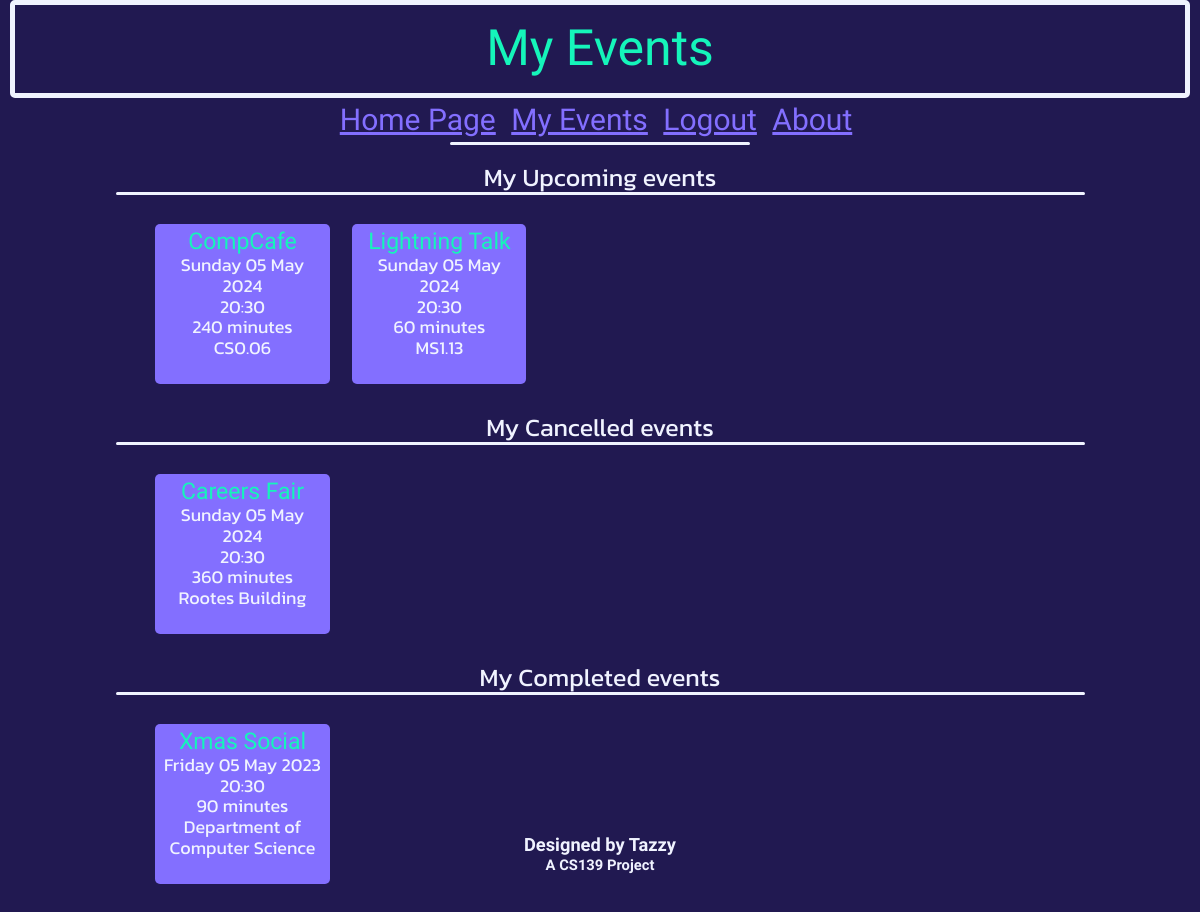
/myEvents (signed in), run on the app's committed database.
### db_definition.py (models this page shows, shortened)
class Event(db.Model):
    __tablename__ = "events"
    event_id = db.Column(db.Integer, primary_key = True)
    name = db.Column(db.String(20))
    dateTime = db.Column(db.DateTime)
    duration = db.Column(db.Integer) # Minutes
    capacity = db.Column(db.Integer)
    ticketsSold = db.Column(db.Integer)
    location = db.Column(db.String(50))

### eventbyte.py (the view)
@app.route('/myEvents')
def myEvents():
    if not current_user.is_authenticated:
        return redirect('/')
    updateTickets()
    completedEvents = db.session.query(Event).join(Ticket, Event.event_id == Ticket.event_id).where(Ticket.user_id == current_user.user_id).where(Ticket.status == "Completed")
    cancelledEvents = db.session.query(Event).join(Ticket, Event.event_id == Ticket.event_id).where(Ticket.user_id == current_user.user_id).where(Ticket.status == "Cancelled")
    upcomingEvents = db.session.query(Event).join(Ticket, Event.event_id == Ticket.event_id).where(Ticket.user_id == current_user.user_id).where(Ticket.status == "Upcoming")
    return render_template('boughtEventsView.html', completedEvents=completedEvents, cancelledEvents=cancelledEvents, upcomingEvents=upcomingEvents, currTime = datetime.datetime(datetime.MINYEAR, 1, 1))

### eventbyte.py (called while the page is built)
@loginManager.user_loader
def loadUser(user_id):
    return User.query.get(int(user_id))

def updateTickets():
    events = Event.query.all()
    for event in events:
        ticketNum = db.session.query(Ticket).where(Ticket.event_id == event.event_id, Ticket.status == "Upcoming").count()
        event.ticketsSold = ticketNum
        if event.dateTime <= datetime.datetime.now():
            tickets = db.session.query(Ticket).where(Ticket.event_id == event.event_id)
            for ticket in tickets:
                ticket.status = "Completed"
    db.session.commit()

### templates/boughtEventsView.html
{% extends "base.html" %}
{% block heading %}
    <div class="title subtitle">
        My Events
    </div>
{% endblock %}
{% block content %}
    <br>
    <div id="allMyEvents" class="loginFlashes">
        <div id="upcomingEvents">
            My Upcoming events
            <div id="longUnderline"></div><br>
            {% with events=upcomingEvents %}
                {% include "eventList.html" %}
            {% endwith %}
        </div><br>
        <div id="cancelledEvents">
            My Cancelled events
            <div id="longUnderline"></div><br>
            {% with events=cancelledEvents %}
                {% include "eventList.html" %}
            {% endwith %}
        </div><br>
        <div id="completedEvents">
            My Completed events
            <div id="longUnderline"></div><br>
            {% with events=completedEvents %}
                {% include "eventList.html" %}
            {% endwith %}
        </div><br>
    </div>
{% endblock %}

### templates/eventList.html (shortened to what this page needs)
<div id="eventsList">
    {% for event in events %}
        {% if event.dateTime > currTime %}
            <div class="event">
                <a href="/viewEvent?eventid={{event.event_id}}" style="text-decoration: none;"><span class="titleRef" style="font-size: 23px;">{{ event.name }}</span></a><br>
                {{ event.dateTime.strftime('%A') }} {{ event.dateTime.strftime('%d') }} {{ event.dateTime.strftime('%b') }} {{ event.dateTime.strftime('%Y') }}<br>
                {{ event.dateTime.strftime('%H') }}:{{ event.dateTime.strftime('%M') }}<br>
                {{ event.duration }} minutes<br>
                {{ event.location }}<br>
                {% if current_user.userClass == "super" %}
                    {{ event.capacity - event.ticketsSold }} seats left<br><br>
                {% elif event.ticketsSold == event.capacity %}
                    <span style="color: red;"><strong>SOLD OUT</strong></span><br>
                {% elif (event.ticketsSold >= (0.95 * event.capacity)) %}
                    <span style="color: red;"><strong>TICKETS LOW</strong></span><br>{{event.capacity - event.ticketsSold}} tickets left.<br>
                {% else %}
                    <br>
                {% endif %}
            </div>
        {% endif %}
    {% endfor %}
</div>

### static/css/retro.css (style rules this page uses)
body { background-color: #211951; }
.title { margin: auto; width: 95%; border: #F0F3FF 5px solid; padding: 15px; font-family: 'Anta', serif; font-size: 70px; color: #15F5BA; border-radius: 5px; text-align: center; }
.subtitle { font-size: 50px; }
.loginFlashes { text-align: center; font-family: 'Kanit', sans-serif; font-weight: 400; font-style: normal; color: #F0F3FF; font-size: 25px; margin-left: 30px; margin-right: 30px; }
.titleRef { color: #15F5BA; font-family: 'Anta', serif; }
#eventsList { width: 80%; margin: auto; text-align: center; display:flex; font-family: 'Kanit', sans-serif; font-weight: 400; font-style: normal; font-size: 18px; color: #F0F3FF; }
.event { display:block; width: 18%; max-width: 18%; max-height: 10%; margin-left: 1.25%; margin-right: 1.25%; padding: 5px; border-radius: 5px; background-color: #836FFF; }
#longUnderline { margin: auto; width: 85%; border-bottom: 3px #F0F3FF solid; border-radius: 3px; }

### data on the page
Event: name "CompCafe", dateTime "Sunday", dateTime "05", dateTime "May", dateTime "2024", dateTime "20", dateTime "30", duration "240", location "CS0.06"
Event: name "Lightning Talk", dateTime "Sunday", dateTime "05", dateTime "May", dateTime "2024", dateTime "20", dateTime "30", duration "60", location "MS1.13"
Event: name "Careers Fair", dateTime "Sunday", dateTime "05", dateTime "May", dateTime "2024", dateTime "20", dateTime "30", duration "360", location "Rootes Building"
Event: name "Xmas Social", dateTime "Friday", dateTime "05", dateTime "May", dateTime "2023", dateTime "20", dateTime "30", duration "90", location "Department of Computer Science"
